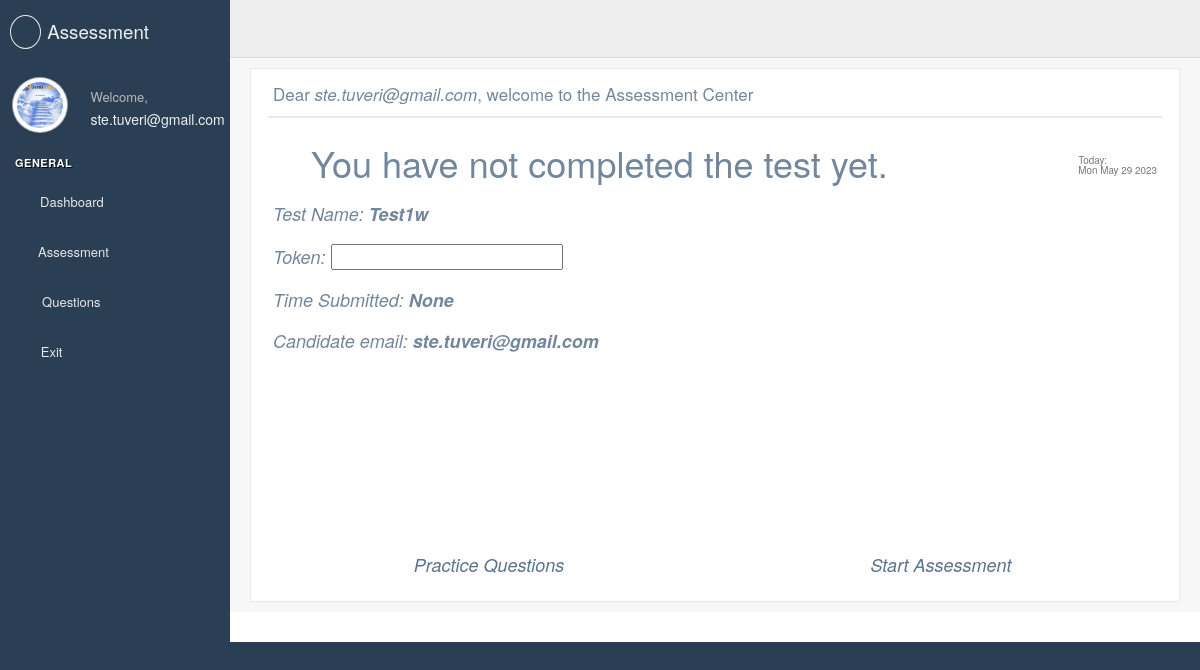
Page /assessment/candidate/home (signed in) on the earlier database version.
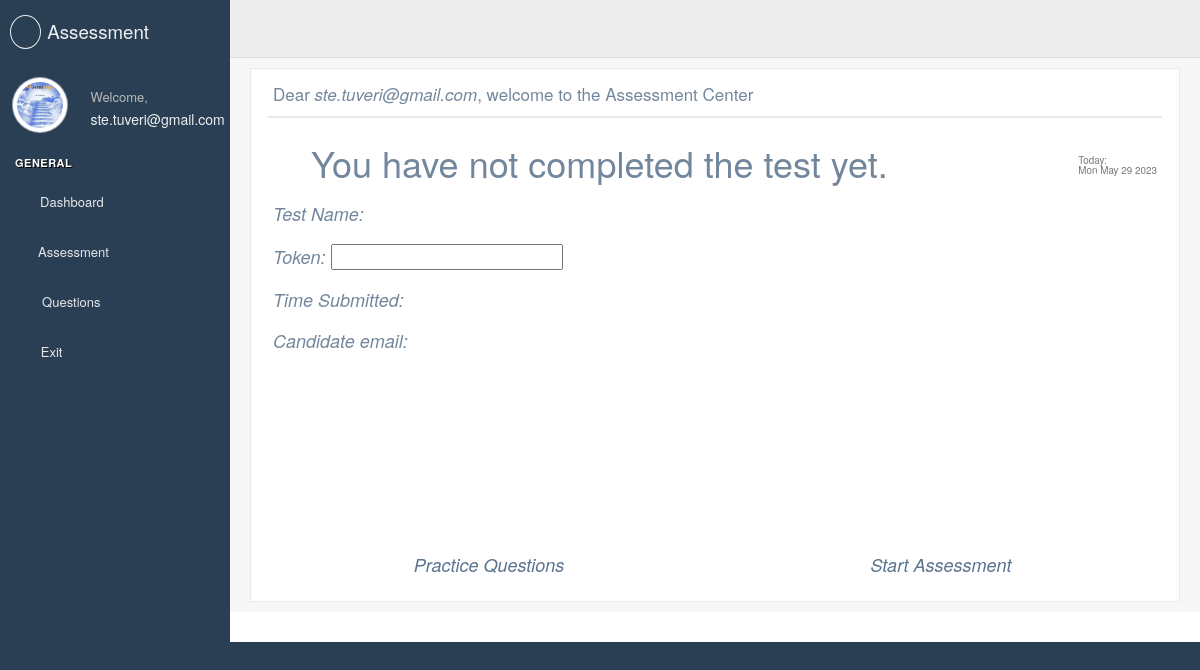
Same page on the later database version.
### assessment/models.py (models this page shows, shortened)
class Assessment(models.Model):
    YES_NO = ( ('Yes', 'Yes'), ('No', 'No'),)
    assessment_name = models.CharField(max_length=20, blank=True, null=True, unique=True)
    candidate_name = models.CharField(max_length=20, blank=True, null=True)
    candidate_surname = models.CharField(max_length=20, blank=True, null=True)
    candidate_email = models.EmailField(max_length=254, null=True, blank=True)
    slug = models.SlugField(max_length=40,null=True, blank=True)
    token = models.CharField(max_length=256, null=True, blank=True)
    creator_email = models.EmailField(max_length=254, null=True, blank=True)
    date_creation = models.DateTimeField(blank=True, null=True,)
    date_sent = models.DateTimeField(blank=True, null=True,)
    date_first_opened = models.DateTimeField(blank=True, null=True,)
    date_complete = models.DateTimeField(blank=True, null=True,)
    questions_selected = models.ManyToManyField(Question,null=True,blank=True)
    time_to_complete = models.IntegerField(blank=True, null=True)
    completed = models.CharField(max_length=3, blank=True, null=True, choices=YES_NO, default='No')
    answers = models.JSONField(blank=True, null=True)
    score = models.DecimalField(blank=True, null=True, max_digits=5, decimal_places=2)

### assessment/views.py (the view)
# urls.py: path("candidate/home", CandidateHomeView.as_view(template_name='assessment/candidate/home.html'),
@method_decorator(login_required, name='dispatch')
class CandidateHomeView(TemplateView):
        template_name = 'assessment/home.html'
        context_object_name = 'candidate_home_view'
        def get_context_data(self, **kwargs):
            context = super().get_context_data(**kwargs)
            try:
                context['assessment'] = Assessment.objects.filter(candidate_email__iexact=self.request.user.email)[0]
            except:
                context['assessment'] = []
            return context
        def get(self, request, *args, **kwargs):
            return super().get(request, *args, **kwargs)

### assessment/templates/assessment/candidate/home.html (shortened to what the changed rows need)
{% extends "base_custom.html" %}
{% load crispy_forms_tags %}
{% load static %}
{% block stylesheets %}
  {{ block.super }}
    <link rel="stylesheet" href="/static/build/css/cards.css">
{% endblock stylesheets %}
{% block content %}
  <div class="right_col" role="main">
    <div class="">
      <div class="row">
        <div class="col-md-12">
          <div class="x_panel">
            <div class="x_title">
                <h2>Dear <i>{{ user }}</i>, welcome to the Assessment Center</h2>
            </div>
            <div class="x_content">
                <form method="post" action="">
                    <section class="">
                        <div class="row">
                          <div class="col-xs-12">
                            <h1>
                                {% if assessment.completed == 'Yes'%}
                                <i class="fas fa-check-circle"></i> Your Test has been submitted succefully.
                                {% else %}
                                <i class="fas fa-pause-circle"></i> You have not completed the test yet.
                                {% endif %}
                                <small class="pull-right"><small><small>
                                    </small></small>
                                </small>
                            </h1>
                          </div>
                        </div>
                        <div class="row">
                          <div class="col-xs-12">
                              <h2>
                                   <i>Test Name:<strong> {{assessment.assessment_name}}</strong></i>
                              </h2>
                          </div>
                        </div>
                        <div class="row">
                          <div class="col-xs-12">
                              <h2>
                                   <i>Token: </i>
                                      <input class="form-text" value="{{ assessment.token}}" readonly="readonly"></input>
                              </h2>
                          </div>
                        </div>
                        <div class="row">
                          <div class="col-xs-12">
                              <h2>
                                   <i>Time Submitted:<strong> {{assessment.date_complete}}</strong></i>
                              </h2>
                          </div>
                        </div>
                        <div class="row">
                          <div class="col-xs-12">
                              <h2>
                                  <i>Candidate email: <strong>{{assessment.candidate_email}}</strong></i>
                              </h2>
                          </div>
                        </div>
                        <div class="row" style="padding-top:5%">
                            <div class="col-xs-6" style="text-align: center;">
                                <a href={% url 'practice_test_view' %}>
                                <div style="text-align: center; padding-top:2%"><h2><i>Practice Questions</i></h2></div>
                                </a>
                            </div>
                            <div class="col-xs-6" style="text-align: center;">
                                <a href={% url 'test_home_view' %}>
                                <div style="text-align: center; padding-top:2%"><h2><i>Start Assessment</i></h2></div>
                                </a>
                            </div>
                        </div>
                    </section>
                </form>
            </div>
          </div>
        </div>
      </div>
    </div>
  </div>
{% endblock content %}

Differences in the rows shown:
removed Assessment: assessment_name "Test1w", date_complete "None", candidate_email "ste.tuveri@gmail.com"
